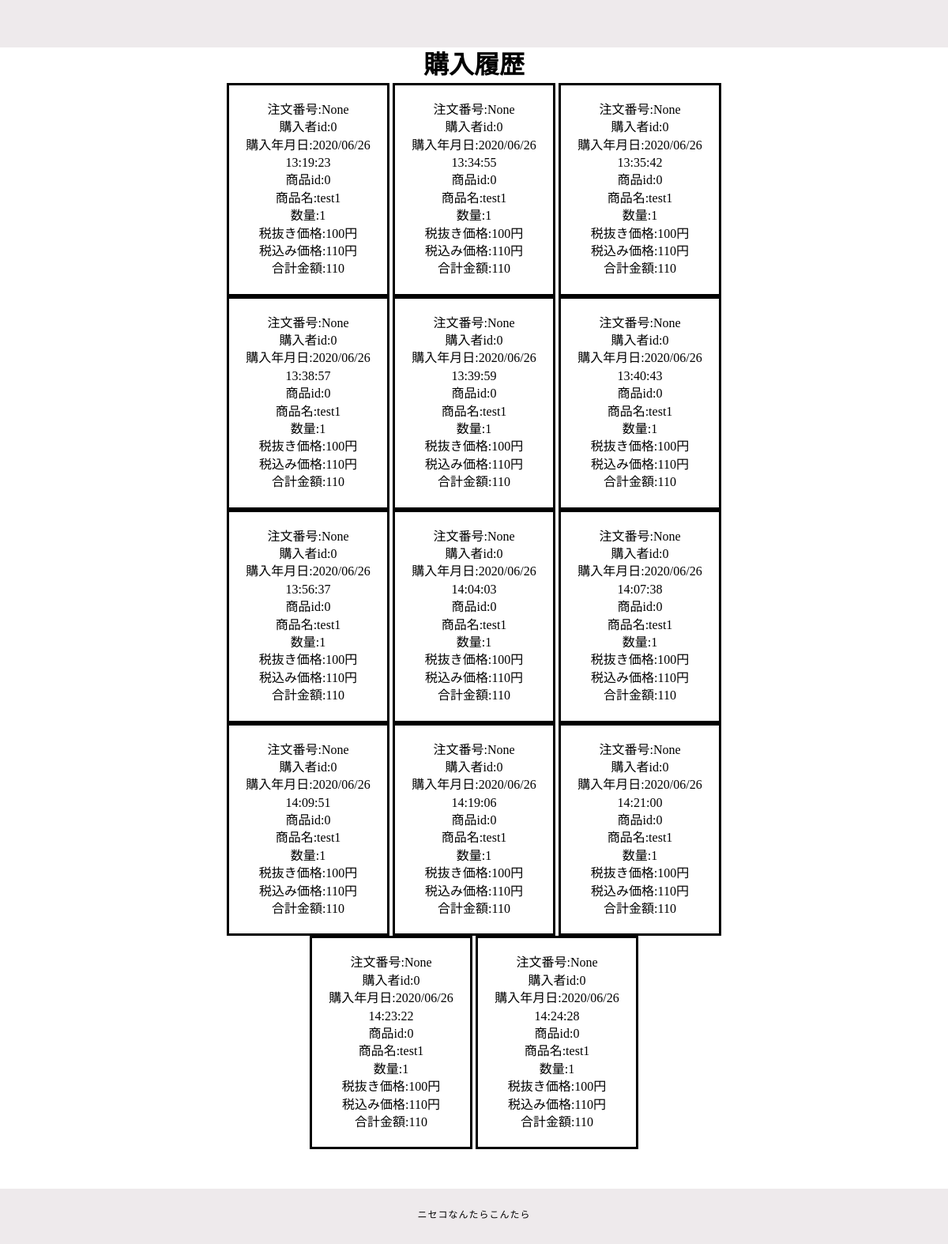
/purchase_history (signed in), run on the app's committed database.
### tables this page shows
CREATE TABLE "購入履歴" (
	"注文番号"	INTEGER,
	"購入者id"	INTEGER,
	"購入年月日"	TEXT,
	"商品id"	INTEGER,
	"商品名"	TEXT,
	"数量"	INTEGER,
	"税抜き価格"	INTEGER,
	"税込み価格"	INTEGER,
	"合計金額"	INTEGER
);

### app.py (the view)
@app.route('/purchase_history' , methods=["GET"])
def purchase_history():
    if 'admin_id' in session :
        conn = sqlite3.connect('niseco.db')
        c = conn.cursor()
        c.execute("select 注文番号,購入者id,購入年月日,商品id,商品名,数量,税抜き価格,税込み価格,合計金額 from 購入履歴")
        comment_list = []
        for row in c.fetchall():
            comment_list.append({"注文番号": row[0], "購入者id": row[1], "購入年月日": row[2], "商品id": row[3], "商品名": row[4], "数量": row[5], "税抜き価格": row[6], "税込み価格": row[7], "合計金額": row[8]})
        c.close()
        return render_template('purchase_history.html'  , comment_list = comment_list)
    else:
        return redirect("/admin_login")

### templates/purchase_history.html
{% extends 'base.html' %}
{% block content %}
<h1>購入履歴</h1>
{% for item in comment_list %}
<div class="contents_list">
    <p>注文番号:{{item['注文番号']}}</p>
    <p>購入者id:{{item['購入者id']}}</p>
    <p>購入年月日:{{item['購入年月日']}}</p>
    <p>商品id:{{item['商品id']}}</p>
    <p>商品名:{{item['商品名']}}</p>
    <p>数量:{{item['数量']}}</p>
    <p>税抜き価格:{{item['税抜き価格']}}円</p>
    <p>税込み価格:{{item['税込み価格']}}円</p>
    <p>合計金額:{{item['合計金額']}}</p>
</div>
{% endfor %}
{% endblock %}

### static/css/style_pc.css (style rules this page uses)
html { overflow-y: scroll; }
body, h1, h2, h3, h4, h5, p, ul, ol, li, dl, dt, dd { margin: 0px; padding: 0px; }
body { background: #fff; text-align: center; font-size: 16px; line-height: 1.4; min-width: 100%; -webkit-text-size-adjust: 100%; }
.contents_list { display: inline-block; padding: 20px; width: 20%; border: solid; border-color: black; }

### static/css/style_sp.css (style rules this page uses)
html { overflow-y: scroll; }
body, h1, h2, h3, h4, h5, p, ul, ol, li, dl, dt, dd { margin: 0px; padding: 0px; }
body { background: #fff; text-align: center; font-size: 16px; line-height: 1.4; min-width: 100%; -webkit-text-size-adjust: 100%; }
body { font-family: "Noto Sans Japanese", "ヒラギノ角ゴ Pro W3", "Hiragino Kaku Gothic Pro", "ヒラギノ角ゴ ProN W3", "Hiragino Kaku Gothic ProN", "游ゴシック", YuGothic, "メイリオ", "Meiryo", "HGPｺﾞｼｯｸM", "Osaka", "ＭＳ Ｐゴシック", sans-serif, Century Gothic, Arial; }

### data on the page
購入履歴: 注文番号 "None", 購入者id "0", 購入年月日 "2020/06/26 13:19:23", 商品id "0", 商品名 "test1", 数量 "1", 税抜き価格 "100", 税込み価格 "110", 合計金額 "110"
購入履歴: 注文番号 "None", 購入者id "0", 購入年月日 "2020/06/26 13:34:55", 商品id "0", 商品名 "test1", 数量 "1", 税抜き価格 "100", 税込み価格 "110", 合計金額 "110"
購入履歴: 注文番号 "None", 購入者id "0", 購入年月日 "2020/06/26 13:35:42", 商品id "0", 商品名 "test1", 数量 "1", 税抜き価格 "100", 税込み価格 "110", 合計金額 "110"
購入履歴: 注文番号 "None", 購入者id "0", 購入年月日 "2020/06/26 13:38:57", 商品id "0", 商品名 "test1", 数量 "1", 税抜き価格 "100", 税込み価格 "110", 合計金額 "110"
購入履歴: 注文番号 "None", 購入者id "0", 購入年月日 "2020/06/26 13:39:59", 商品id "0", 商品名 "test1", 数量 "1", 税抜き価格 "100", 税込み価格 "110", 合計金額 "110"
購入履歴: 注文番号 "None", 購入者id "0", 購入年月日 "2020/06/26 13:40:43", 商品id "0", 商品名 "test1", 数量 "1", 税抜き価格 "100", 税込み価格 "110", 合計金額 "110"
購入履歴: 注文番号 "None", 購入者id "0", 購入年月日 "2020/06/26 13:56:37", 商品id "0", 商品名 "test1", 数量 "1", 税抜き価格 "100", 税込み価格 "110", 合計金額 "110"
購入履歴: 注文番号 "None", 購入者id "0", 購入年月日 "2020/06/26 14:04:03", 商品id "0", 商品名 "test1", 数量 "1", 税抜き価格 "100", 税込み価格 "110", 合計金額 "110"
購入履歴: 注文番号 "None", 購入者id "0", 購入年月日 "2020/06/26 14:07:38", 商品id "0", 商品名 "test1", 数量 "1", 税抜き価格 "100", 税込み価格 "110", 合計金額 "110"
購入履歴: 注文番号 "None", 購入者id "0", 購入年月日 "2020/06/26 14:09:51", 商品id "0", 商品名 "test1", 数量 "1", 税抜き価格 "100", 税込み価格 "110", 合計金額 "110"
購入履歴: 注文番号 "None", 購入者id "0", 購入年月日 "2020/06/26 14:19:06", 商品id "0", 商品名 "test1", 数量 "1", 税抜き価格 "100", 税込み価格 "110", 合計金額 "110"
購入履歴: 注文番号 "None", 購入者id "0", 購入年月日 "2020/06/26 14:21:00", 商品id "0", 商品名 "test1", 数量 "1", 税抜き価格 "100", 税込み価格 "110", 合計金額 "110"
購入履歴: 注文番号 "None", 購入者id "0", 購入年月日 "2020/06/26 14:23:22", 商品id "0", 商品名 "test1", 数量 "1", 税抜き価格 "100", 税込み価格 "110", 合計金額 "110"
購入履歴: 注文番号 "None", 購入者id "0", 購入年月日 "2020/06/26 14:24:28", 商品id "0", 商品名 "test1", 数量 "1", 税抜き価格 "100", 税込み価格 "110", 合計金額 "110"
